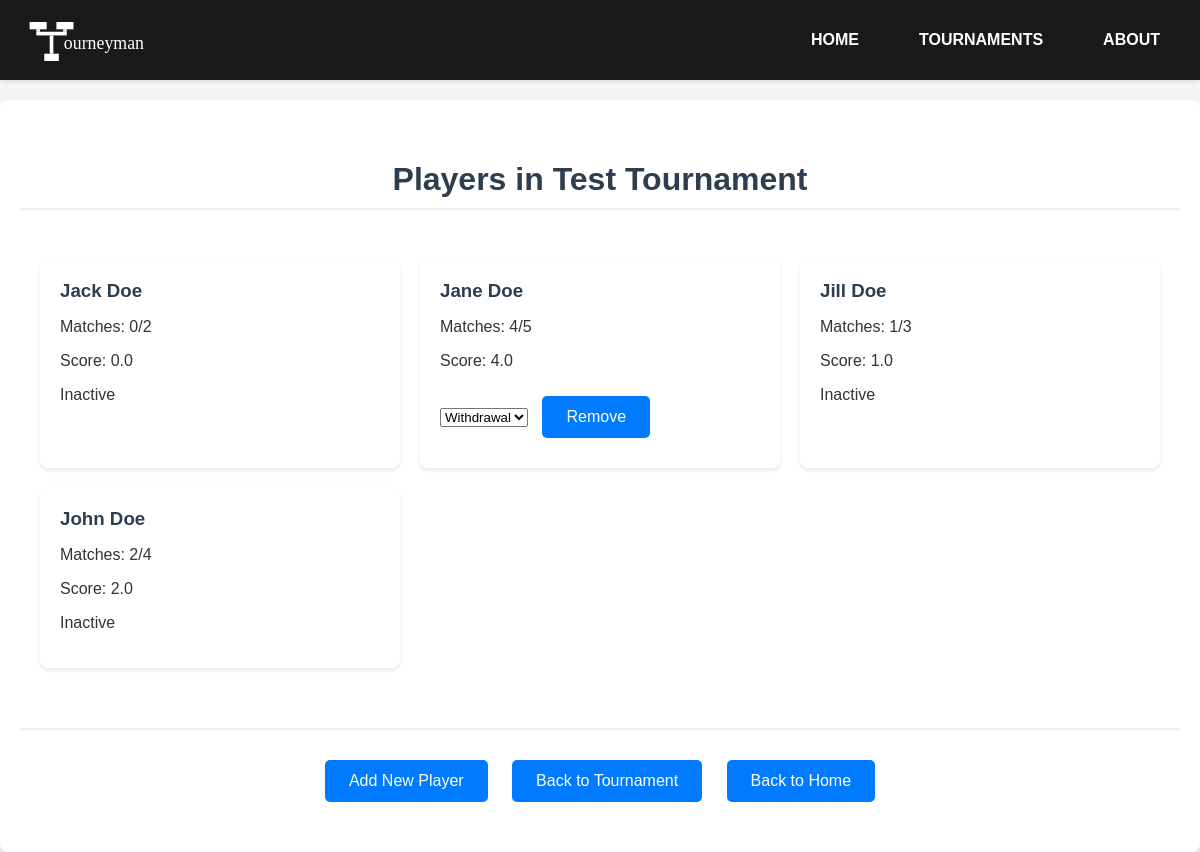
/tournaments/1739144898517/players, run on the app's committed database.
### app.py (models this page shows, shortened)
class Tournament(db.Model):
    id = db.Column(db.Integer, primary_key=True)
    tournament_id = db.Column(db.Integer, nullable=False, unique=True)
    name = db.Column(db.String(100), nullable=False)
    tFormat = db.Column(db.String(80), nullable=False)
    status = db.Column(db.String(20), nullable=False, default=TournamentStatus.PENDING.value)  # Use TournamentStatus
    start_date = db.Column(db.DateTime, nullable=False)
    end_date = db.Column(db.DateTime, nullable=True)
    current_round = db.Column(db.Integer, default=1)  # For non-bracket formats
    contestants = db.relationship('Contestant', backref='tournament', lazy=True)
    matches = db.relationship('MatchResult', backref='tournament', lazy=True)

class Contestant(db.Model):
    id = db.Column(db.Integer, primary_key=True)
    player = db.Column(db.String(80), nullable=False)
    seed = db.Column(db.Integer, nullable=True)
    tournament_id = db.Column(db.Integer, db.ForeignKey('tournament.tournament_id'), nullable=False)
    score = db.Column(db.Float, default=0.0)
    matches_played = db.Column(db.Integer, default=0)
    matches_won = db.Column(db.Integer, default=0)
    matches_drawn = db.Column(db.Integer, default=0)  # For Swiss/Round Robin
    losses = db.Column(db.Integer, default=0)
    active = db.Column(db.Boolean, default=True)
    status = db.Column(db.String(20), nullable=True)  # Nullable for non-bracket formats
    matches_as_player1 = db.relationship('MatchResult',
                                       foreign_keys='MatchResult.player1_id',
                                       backref='player1_contestant',
                                       lazy=True)
    matches_as_player2 = db.relationship('MatchResult',
                                       foreign_keys='MatchResult.player2_id',
                                       backref='player2_contestant',
                                       lazy=True)
    __table_args__ = (
        db.UniqueConstraint('tournament_id', 'player', name='unique_tournament_player'),
    )

### app.py (the view)
@app.route('/tournaments/<int:tournament_id>/players')
def player_list(tournament_id):
    tournament = Tournament.query.filter_by(tournament_id=tournament_id).first_or_404()
    players = Contestant.query.filter_by(tournament_id=tournament_id).all()
    return render_template('player_list.html', tournament=tournament, players=players)

### templates/player_list.html (shortened to what this page needs)
{% extends "base.html" %}
{% block content %}
<div class="container">
    <h1>Players in {{ tournament.name }}</h1>
    <div class="player-list">
        {% for player in players %}
        <div class="player-card">
            <div class="player-info">
                <h3>{{ player.player }}</h3>
                <p>Matches: {{ player.matches_won }}/{{ player.matches_played }}</p>
                <p>Score: {{ player.score }}</p>
            </div>
            {% if player.active %}
            <form action="{{ url_for('remove_player', tournament_id=tournament.tournament_id) }}" method="POST">
                <select name="reason" required>
                    <option value="withdrawal">Withdrawal</option>
                </select>
                <button type="submit" class="button">Remove</button>
            </form>
            {% else %}
            <p class="status-inactive">Inactive</p>
            {% endif %}
        </div>
        {% else %}
        <p>No players registered yet.</p>
        {% endfor %}
    </div>
    <div class="navigation">
        <a href="{{ url_for('add_player_page', tournament_id=tournament.tournament_id) }}" class="button">Add New Player</a>
        <a href="{{ url_for('tournament_details', tournament_id=tournament.tournament_id) }}" class="link">Back to Tournament</a>
        <a href="{{ url_for('index') }}" class="link">Back to Home</a>
    </div>
</div>
{% endblock %}

### static/css/style.css (style rules this page uses)
* { font-family: 'Bahnschrift', sans-serif; }
body { margin: 0; padding-top: 100px; background-color: #f5f5f5; color: #333; }
.container { max-width: 1200px; margin: 0 auto; padding: 40px 20px; background-color: white; border-radius: 8px; box-shadow: 0 2px 4px rgba(0, 0, 0, 0.1); text-align: center; }
h1 { color: #2c3e50; margin-bottom: 30px; padding-bottom: 10px; border-bottom: 2px solid #eee; }
h3 { color: #455a64; margin: 20px 0 10px; }
.button, .link { display: inline-block; margin: 10px; padding: 12px 24px; font-size: 16px; background-color: #007BFF; color: white; text-decoration: none; border-radius: 5px; border: none; cursor: pointer; transition: background-color 0.2s; }
.player-list, .match-list { display: grid; grid-template-columns: repeat(auto-fill, minmax(300px, 1fr)); gap: 20px; padding: 20px; }
.player-card, .match-card { background-color: white; padding: 20px; border-radius: 8px; box-shadow: 0 2px 4px rgba(0, 0, 0, 0.1); text-align: left; }
.player-card h3, .match-card h3 { margin-top: 0; color: #2c3e50; }
.navigation { margin-top: 40px; padding-top: 20px; border-top: 2px solid #eee; }

### data on the page
Tournament: name "Test Tournament"
Contestant: player "Jack Doe", matches_won "0", matches_played "2", score "0.0", active "Inactive"
Contestant: player "Jane Doe", matches_won "4", matches_played "5", score "4.0"
Contestant: player "Jill Doe", matches_won "1", matches_played "3", score "1.0", active "Inactive"
Contestant: player "John Doe", matches_won "2", matches_played "4", score "2.0", active "Inactive"
